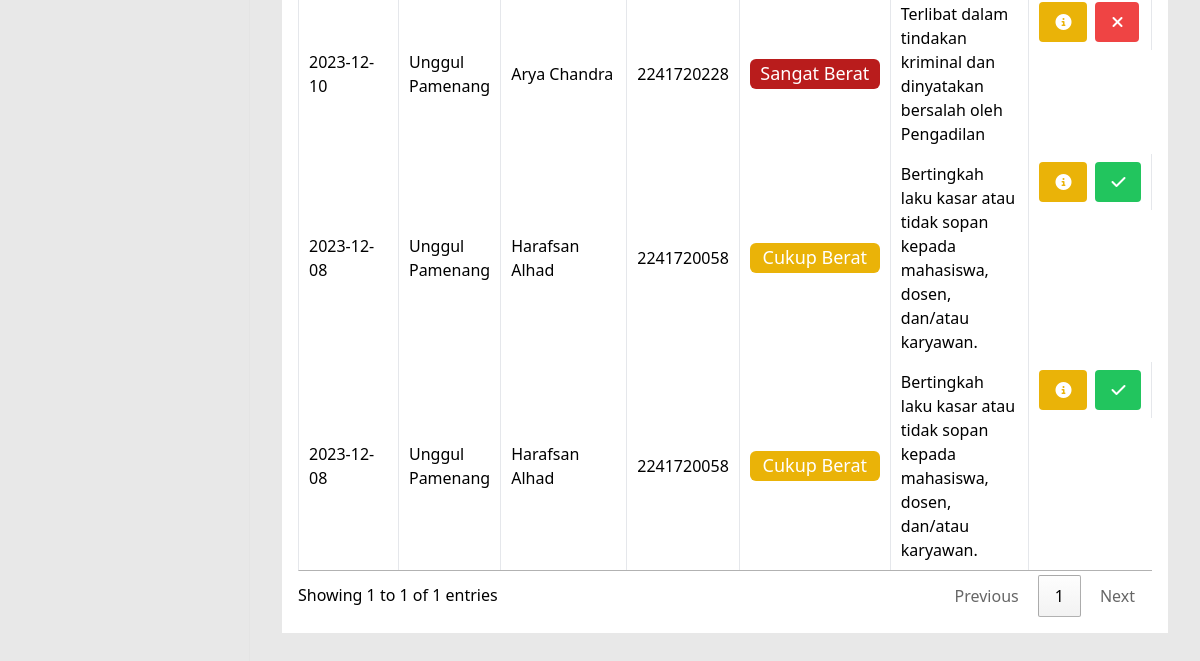
The page /public/admin/laporanPelanggaran (signed in, lower part) on the database as committed earlier.
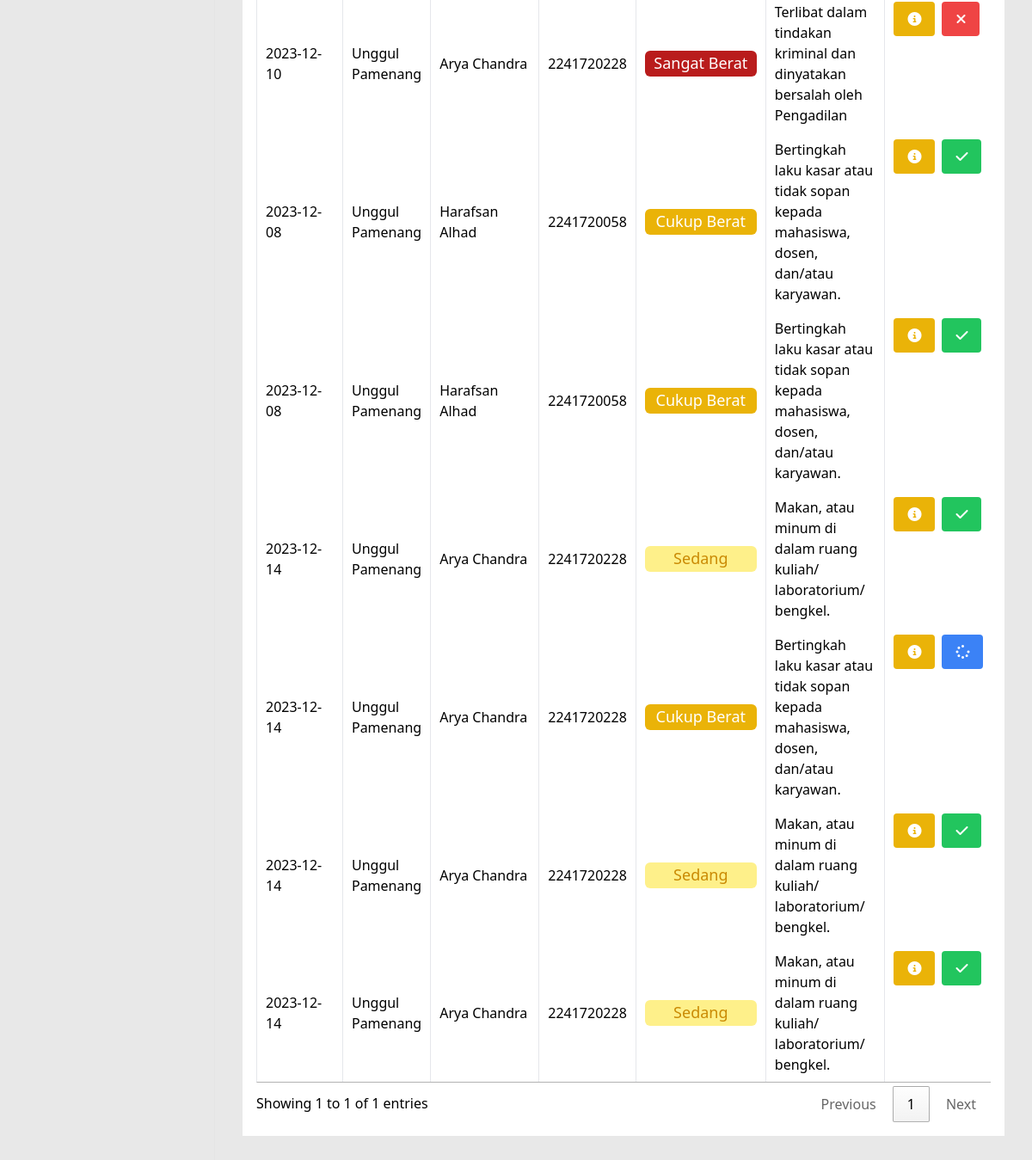
The same page on the database as committed later.
### tables this page shows
CREATE TABLE `pengaduan` (
  `pengaduan_id` int(11) NOT NULL,
  `nip` varchar(20) NOT NULL,
  `nim` varchar(20) NOT NULL,
  `pelanggaran_id` int(11) NOT NULL,
  `bukti_pelanggaran` varchar(200) NOT NULL,
  `tanggal_pengaduan` date NOT NULL,
  `status_pengaduan` enum('valid','tidak valid','proses') NOT NULL,
  `catatan` text NOT NULL
);

CREATE TABLE `dosen` (
  `nip` varchar(20) NOT NULL,
  `nama` varchar(50) NOT NULL,
  `TTL` varchar(50) NOT NULL,
  `jenis_kelamin` enum('L','P') NOT NULL,
  `jabatan` varchar(50) NOT NULL,
  `email` varchar(50) NOT NULL,
  `no_phone` int(11) NOT NULL,
  `alamat` varchar(100) NOT NULL,
  `dosen_img` varchar(150) NOT NULL,
  `user_id` int(11) NOT NULL
);

CREATE TABLE `mahasiswa` (
  `nim` varchar(20) NOT NULL,
  `prodi_id` int(11) NOT NULL,
  `nama` varchar(50) NOT NULL,
  `TTL` varchar(50) NOT NULL,
  `jenis_kelamin` enum('L','P') NOT NULL,
  `alamat` varchar(100) NOT NULL,
  `email` varchar(50) NOT NULL,
  `no_phone` varchar(11) NOT NULL,
  `phone_ortu` varchar(20) NOT NULL,
  `jumlah_pelanggaran` int(11) NOT NULL,
  `mahasiswa_img` varchar(200) NOT NULL,
  `user_id` int(11) NOT NULL
);

CREATE TABLE `pelanggaran` (
  `pelanggaran_id` int(11) NOT NULL,
  `pelanggaran` varchar(200) NOT NULL,
  `tingkat` int(11) NOT NULL,
  `sanksi_pelanggaran` varchar(500) NOT NULL
);

### app/core/Controller.php (called while the page is built, shortened)
<?php
class Controller{
    public function view($view, $data = []){
        require_once '../app/views/' . $view . '.php';
    }
    public function model($model){
        return new $model;
    }
}

### app/controllers/Admin.php (called while the page is built, shortened)
<?php
class Admin extends Controller{
    public function laporanPelanggaran(){
        $data['judul'] = 'Admin Page';
        $data['Pelanggaran'] = $this->model('Admin_model')->getLaporanPelanggaran();
        $this->view('admin/laporanPelanggaran', $data);
    }
}

### app/core/App.php (called while the page is built, shortened)
<?php
class App
{
    protected $method = 'index';
    protected $params = [];
    public function __construct()
    {
        $url = $this->parseURL();
        if(file_exists('../app/controllers/' . $url[0] . '.php')){
            unset($url[0]);
        }
        $this->controller = new $this->controller;
        if(isset($url[1])){
            if(method_exists($this->controller, $url[1])){
                $this->method = $url[1];
            }
        }
        call_user_func_array([$this->controller, $this->method], $this->params);
    }
    public function parseURL()
    {
        if (isset($_GET['url'])) {
            $url = rtrim($_GET['url'], '/');
            $url = filter_var($url, FILTER_SANITIZE_URL);
            $url = explode('/', $url);
            return $url;
        }
    }
}

### public/index.php (called while the page is built, shortened)
<?php
$app = new App;

### app/core/Database.php (called while the page is built, shortened)
<?php
class Database
{
    private $host = DB_HOST;
    private $user = DB_USER;
    private $pass = DB_PASS;
    private $db_name = DB_NAME;
    private $dbh;
    private $stmt;
    public function __construct()
    {
        $dsn = 'mysql:host=' . $this->host . ';dbname=' . $this->db_name;
        $option = [
            PDO::ATTR_PERSISTENT => true,
            PDO::ATTR_ERRMODE => PDO::ERRMODE_EXCEPTION
        ];
        try {
            $this->dbh = new PDO($dsn, $this->user, $this->pass, $option);
        } catch (PDOException $e) {
            die($e->getMessage());
        }
    }
    public function query($query)
    {
        $this->stmt = $this->dbh->prepare($query);
    }
    public function execute()
    {
        $this->stmt->execute();
    }
    public function resultSet()
    {
        $this->execute();
        return $this->stmt->fetchAll(PDO::FETCH_ASSOC);
    }
}

### app/models/Admin_model.php (called while the page is built, shortened)
<?php
class Admin_model
{
    private $table1 = 'dosen';
    private $table2 = 'mahasiswa';
    private $table3 = 'pengaduan';
    private $table4 = 'pelanggaran';
    private $db;
    public function __construct()
    {
        $this->db = new Database;
    }
    public function getLaporanPelanggaran()
    {
        $this->db->query('SELECT p.pengaduan_id, p.status_pengaduan, p.tanggal_pengaduan, d.nama as nama_dosen, m.nama, m.nim, pe.tingkat, pe.pelanggaran
        FROM ' . $this->table3 . ' AS p
        JOIN ' . $this->table1 . ' AS d ON p.nip = d.nip
        JOIN ' . $this->table2 . ' AS m ON p.nim = m.nim
        JOIN ' . $this->table4 . ' AS pe ON p.pelanggaran_id = pe.pelanggaran_id');
        return $this->db->resultSet();
    }
}

### app/views/admin/laporanPelanggaran.php (the view, shortened to what the changed rows need)
<div class="flex-1 pl-8 pb-8 pt-6 pr-8 shadow-sm main_content">
  <div id="laporan_pelanggaran">
    <div class="flex bg-white">
      <div class="flex-1 bg-white p-4">
        <div class="grid grid-cols-1 gap-4">
          <div class="container mx-auto mt-8 containerTableDosen overflow-x-auto">
            <table id="tableLaporan" class="min-w-full border ">
              <?php
              foreach ($data['Pelanggaran'] as $row) :
              ?>
                <tbody>
                  <tr class="border-b">
                    <td class="py-2 px-4 border-r"><?= $row['tanggal_pengaduan']; ?></td>
                    <td class="py-2 px-4 border-r"><?= $row['nama_dosen']; ?></td>
                    <td class="py-2 px-4 border-r">
                      <p class="nama_dosen_table inline"><?= $row['nama']; ?></p>
                    </td>
                    <td class="py-2 px-4 border-r">
                      <p class="nama_dosen_table inline"><?= $row['nim']; ?></p>
                    </td>
                    <td class="py-2 px-4 border-r text-center"><?php
                                                                if ($row['tingkat'] == '1') {
                                                                  echo '<div class="w-[130px] h-[30px] rounded-md bg-red-700 px-1 text-lg font-medium text-white">Sangat Berat</div>';
                                                                } elseif ($row['tingkat'] == '2') {
                                                                  echo '<div class="w-[130px] h-[30px] rounded-md bg-orange-600 px-1 text-lg font-medium text-white">Berat</div>';
                                                                } elseif ($row['tingkat'] == '3') {
                                                                  echo '<div class="w-[130px] h-[30px] rounded-md bg-yellow-500 px-1 text-lg font-medium text-white">Cukup Berat</div>';
                                                                } elseif ($row['tingkat'] == '4') {
                                                                  echo '<div class="w-[130px] h-[30px] rounded-md bg-yellow-200 px-1 text-lg font-medium text-yellow-600">Sedang</div>';
                                                                } elseif ($row['tingkat'] == '5') {
                                                                  echo '<div class="w-[130px] h-[30px] rounded-md bg-green-200 px-1 text-lg font-medium text-green-700">Ringan</div>';
                                                                }
                                                                ?></td>
                    <td class="py-2 px-4 border-r"><?= $row['pelanggaran']; ?></td>
                    <td class="py-2 px-4 border-r flex p-2 gap-2 ">
                      <a href="#" onclick="showModalKompen(<?= $row['pengaduan_id']; ?>);" class="bg-yellow-500 hover:bg-yellow-700 sm:right-[-100px] text-white font-bold py-2 px-4 rounded inline"><i class="fas fa-info-circle"></i></a>
                      <?php if ($row['status_pengaduan'] ==  'valid') { ?>
                        <button class="bg-green-500 sm:right-[-100px] text-white font-bold py-2 px-4 rounded inline"><i class="fa-solid fa-check"></i></button>
                      <?php } else if ($row['status_pengaduan'] ==  'tidak valid') { ?>
                        <button class="bg-red-500 sm:right-[-100px] text-white font-bold py-2 px-4 rounded inline"><i class="fas fa-times"></i>
                        </button>
                      <?php } else if ($row['status_pengaduan'] ==  'proses') { ?>
                        <button class="bg-blue-500 sm:right-[-100px] text-white font-bold py-2 px-4 rounded inline"><i class="fas fa-spinner"></i>
                      <?php } else if ($row['status_pengaduan'] == 'baru') { ?>
                        <button class="bg-blue-500 sm:right-[-100px] text-white font-bold py-2 px-4 rounded inline"><i class="fas fa-check"></i>
                        </button>
                        <?php } ?>
                    </td>
                  </tr>
                <?php
              endforeach;
                ?>
                </tbody>
            </table>
          </div>
        </div>
      </div>
    </div>
  </div>
</div>

Rows that differ between the two databases and show on the page:
added pengaduan: tanggal_pengaduan "2023-12-14", nip.nama "Unggul Pamenang", nim.nama "Arya Chandra", nim.nim "2241720228", shows "Sedang", pelanggaran.pelanggaran "Makan, atau minum di dalam ruang kuliah/ laboratorium/ bengkel.", status_pengaduan "valid" (drawn)
added pengaduan: tanggal_pengaduan "2023-12-14", nip.nama "Unggul Pamenang", nim.nama "Arya Chandra", nim.nim "2241720228", shows "Cukup Berat", pelanggaran.pelanggaran "Bertingkah laku kasar atau tidak sopan kepada mahasiswa, dosen, dan/atau karyawan.", status_pengaduan "proses" (drawn)
added pengaduan: tanggal_pengaduan "2023-12-14", nip.nama "Unggul Pamenang", nim.nama "Arya Chandra", nim.nim "2241720228", shows "Sedang", pelanggaran.pelanggaran "Makan, atau minum di dalam ruang kuliah/ laboratorium/ bengkel.", status_pengaduan "valid" (drawn)
added pengaduan: tanggal_pengaduan "2023-12-14", nip.nama "Unggul Pamenang", nim.nama "Arya Chandra", nim.nim "2241720228", shows "Sedang", pelanggaran.pelanggaran "Makan, atau minum di dalam ruang kuliah/ laboratorium/ bengkel.", status_pengaduan "valid" (drawn)
